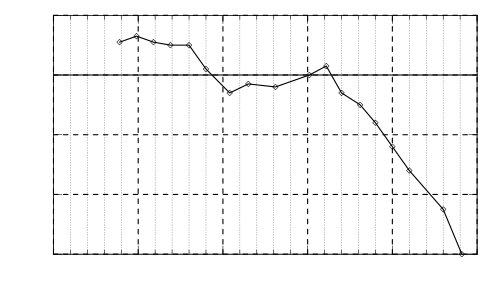

The gnuplot source for this figure:
# gnuplot script file
# 
# EFIS error plot
#
## for direct inclusion in latex using epslatex terminal
## no grid lines seen on screen, but they show up in the printed output

load 'common_commands.gp'
set output '../graphs/efis_error.eps'

set label "EFIS Airspeed Reading = IAS + Error" at 120,-2.5 center front

set xlabel "EFIS Airspeed Reading (kt)

set ylabel "EFIS ASI Instrument Error (kt)"

set mxtics 5     # set minor tics on X-axis, with 5 divisions per major tic
#set mytics 2     # set minor tics on Y-axis, with 2 divisions per major tic
#set ytics -3, 1, 2
#set ytics (-3,-2,-1,0,1)
set ytics 1

#set nokey	# turn off label in top right hand corner

plot 'data/efis_error.txt' with lp lt -1 lw 2 pt 1 # lp = linespoints = lines joining points
											# lt -1 = blackline
											# lw = line width
											# pt = point style
											# do gnuplot test to see options
